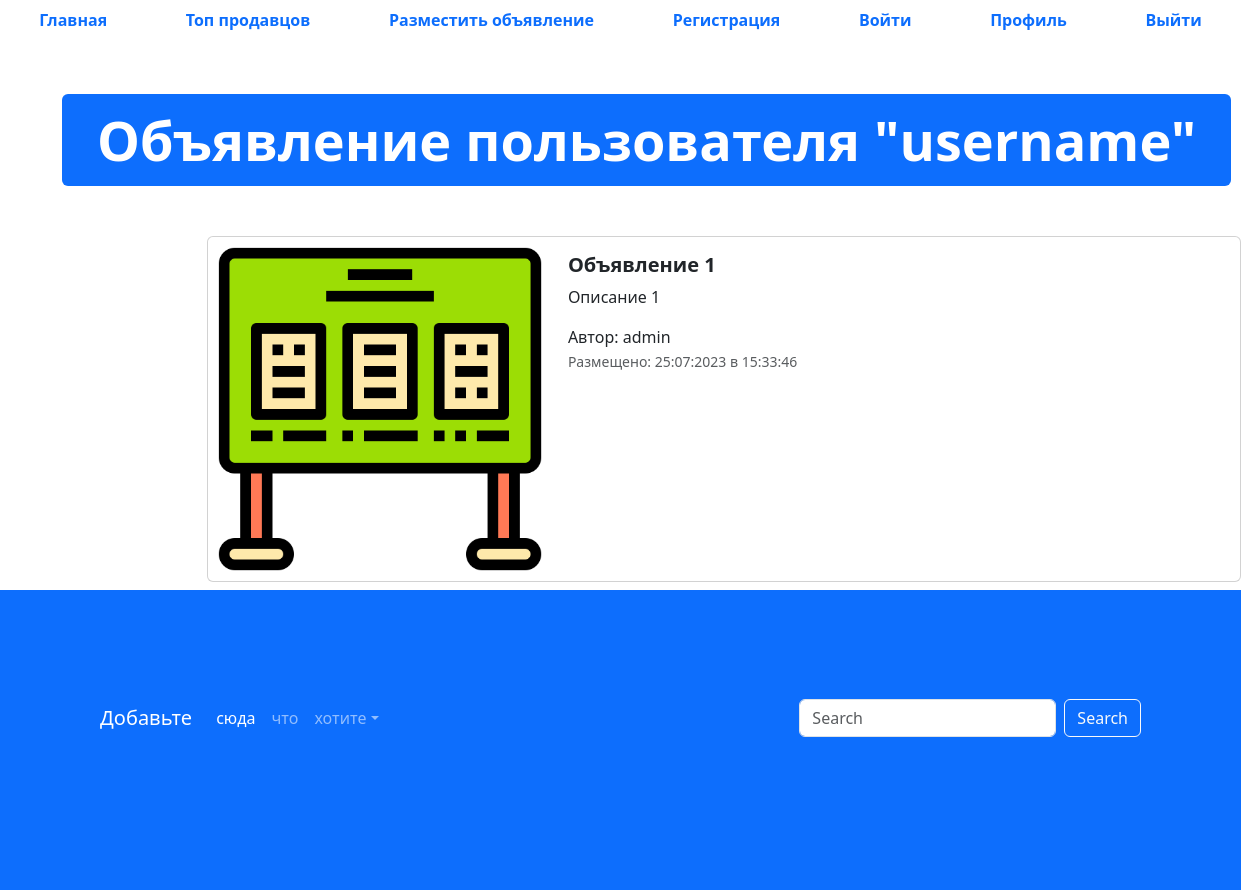
The app's page /advertisement/1 with its own data.
### app/models.py (models this page shows, shortened)
class Adverisement(models.Model):
    user = models.ForeignKey(to = User, verbose_name="Пользователь", on_delete=models.CASCADE)
    title = models.CharField("Название", max_length=128)
    description = models.TextField("Описание")
    price = models.DecimalField("Цена", max_digits=10, decimal_places=2)
    auction = models.BooleanField("Торг", help_text="Отметьте, если торг уместен")
    created_ad = models.DateTimeField(auto_now_add=True)
    updated_at = models.DateTimeField(auto_now=True)
    image = models.ImageField("Изображение", upload_to="advertisement/")
    @admin.display(description="Дата создания")
    def created_date(self):
        if self.created_ad.date() == timezone.now().date():
            created_time = self.created_ad.time().strftime("%H:%M:%S")
            return format_html(
                '<span style="color:pink; font-weight: bold;">Сегодня в {}</span>', created_time
            )
        return self.created_ad.strftime("%d:%m:%Y в %H:%M:%S")
    class Meta:
        db_table = "advertisements"

### app/views.py (the view)
# urls.py: path('advertisement/<int:pk>', advertisements_detail, name="adv-detail")
def advertisements_detail(request, pk):
    advertisement = Adverisement.objects.get(id=pk)
    context = {"advertisement": advertisement}
    return render(request, "app/advertisement.html", context)

### templates/app/advertisement.html (shortened to what this page needs)
  {% extends "base.html" %}
  {% load static %}
  {% block content %}
  <ul class="nav nav-pills sticky-top bg-white nav-fill">
    <li class="nav-item">
      <a class="nav-link" href="{% url 'main-page' %}">
        <span style="font-weight: bold;">Главная</span>
      </a>
    </li>
    <li class="nav-item">
      <a class="nav-link" href="{% url 'top_sellers' %}"><span style="font-weight: bold;">Топ продавцов</span>
      </a>
    </li>
    <li class="nav-item">
      <a class="nav-link" href="{% url 'advertisement_post' %}">
        <span style="font-weight: bold;">Разместить объявление</span>
      </a>
    </li>
    <li class="nav-item">
      <a class="nav-link" href="register.html">
        <span style="font-weight: bold;">Регистрация</span>
      </a>
    </li>
    <li class="nav-item">
      <a class="nav-link" href="login.html">
        <span style="font-weight: bold;">Войти</span>
      </a>
    </li>
    <li class="nav-item">
      <a class="nav-link" href="profile.html">
        <span style="font-weight: bold;">Профиль</span>
      </a>
    </li>
    <li class="nav-item">
      <a class="nav-link" href="#">
        <span style="font-weight: bold;">Выйти</span>
      </a>
    </li>
  </ul>
  <div class="container" style="margin: 50px;">
    <div class="display-2">
      <span class="badge bg-primary">Объявление пользователя "username"</span>
    </div>
  </div>
  <div class="col offset-2">
    <div class="card mb-2" style="max-width: 1200px; margin-top: 20px;">
      <div class="row g-0">
        <div class="col-md-4">
          <a href="#" class="nav-link">
            <img src="{%if advertisement.image != '1' %} {{ advertisement.image.url }} {% else %} {% static 'img/comercial.png'%} {%endif%}" class="img-fluid rounded-start" alt="Card title">
          </a>
        </div>
        <div class="col">
          <div class="card-body">
            <h5 class="card-title">
              <a href="#" class="nav-link"><strong>{{ advertisement.title }}</strong></a>
            </h5>
            <p class="card-text">
              {{ advertisement.description }}
            </p>
            <span>Автор: {{advertisement.user}}</span>
            <p class="card-text"><small class="text-muted">Размещено: {{advertisement.created_date}}</small></p>
          </div>
        </div>
      </div>
    </div>
  </div>
  <footer style="padding: 100px; min-height: 300px;" class="bg-primary">
    <nav class="navbar navbar-expand-sm navbar-dark">
      <a class="navbar-brand" href="#">Добавьте</a>
      <div class="collapse navbar-collapse" id="collapsibleNavId">
        <ul class="navbar-nav me-auto mt-2 mt-lg-0">
          <li class="nav-item">
            <a class="nav-link active" href="#" aria-current="page">сюда</a>
          </li>
          <li class="nav-item">
            <a class="nav-link" href="#">что</a>
          </li>
          <li class="nav-item dropdown">
            <a class="nav-link dropdown-toggle" href="#" id="dropdownId" data-bs-toggle="dropdown" aria-haspopup="true"
              aria-expanded="false">хотите</a>
          </li>
        </ul>
        <form class="d-flex my-2 my-lg-0">
          <input class="form-control me-sm-2" type="text" placeholder="Search">
          <button class="btn btn-outline-light my-2 my-sm-0" type="submit">Search</button>
        </form>
      </div>
    </nav>
  </footer>
  {% endblock %}

### records on screen
Adverisement: title "Объявление 1", description "Описание 1", user "admin", created_date "25:07:2023 в 15:33:46"
